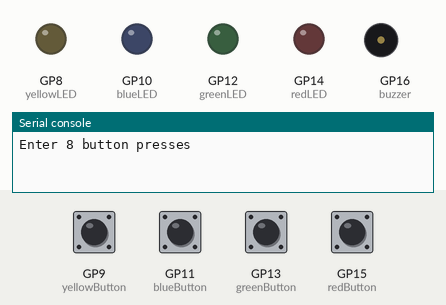
Bench run of a program on a simulated Raspberry Pi Pico running MicroPython. Shown: output pins drawn as LEDs (lit = HIGH), buzzer (waves = sounding), the last lines printed to the serial console. Inputs (shaded band) come from the test bench; at power-on: GP9 (yellowButton), GP11 (blueButton), GP13 (greenButton), GP15 (redButton) LOW.

Above: at 1.2 s.
1.3 s: GP9 (yellowButton) pulled HIGH for 0.15 s
At 1.42 s:
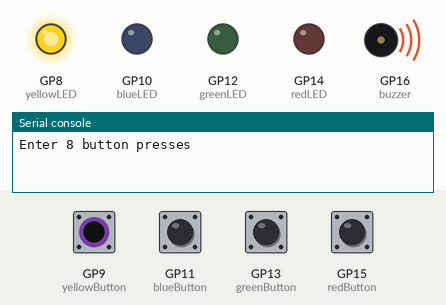
3.1 s: GP11 (blueButton) pulled HIGH for 0.15 s
At 3.22 s:
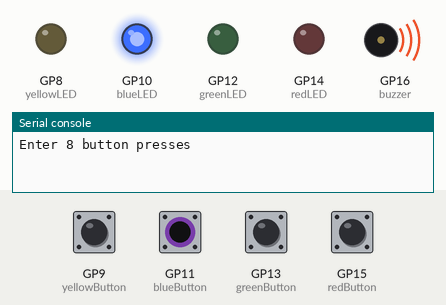
4.9 s: GP13 (greenButton) pulled HIGH for 0.15 s
At 5.02 s:
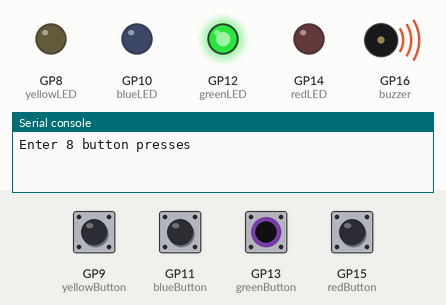
6.7 s: GP15 (redButton) pulled HIGH for 0.15 s
At 6.82 s:
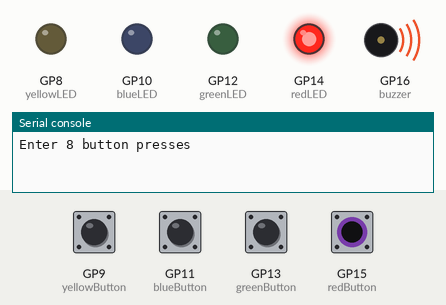
8.5 s: GP9 (yellowButton) driven HIGH and GP11 (blueButton) driven HIGH and GP13 (greenButton) driven HIGH and GP15 (redButton) driven HIGH
At 10.3 s:
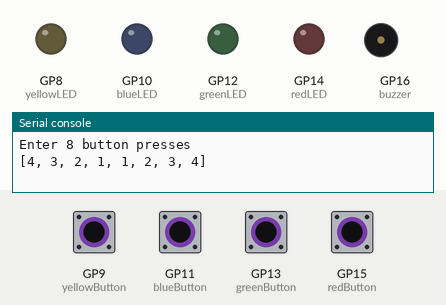
Timing chart, 0 to 11.8 s (numbered marks = the images above; inputs shaded):
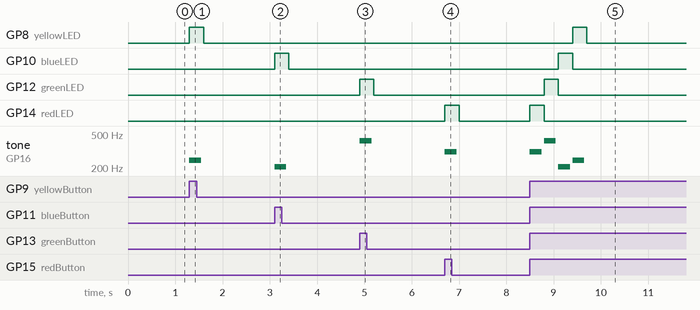

Measured:
- after the input at 1.3 s, GP8 (yellowLED): LOW → HIGH at once, → LOW 0.30 s later; tone on GP16 (buzzer): silent → 247 Hz at once, → silent 0.25 s later
- after the input at 3.1 s, GP10 (blueLED): LOW → HIGH at once, → LOW 0.30 s later; tone on GP16 (buzzer): silent → 208 Hz at once, → silent 0.25 s later
- after the input at 4.9 s, GP12 (greenLED): LOW → HIGH at once, → LOW 0.30 s later; tone on GP16 (buzzer): silent → 415 Hz at once, → silent 0.25 s later
- after the input at 6.7 s, GP14 (redLED): LOW → HIGH at once, → LOW 0.30 s later; tone on GP16 (buzzer): silent → 311 Hz at once, → silent 0.25 s later
- after the input at 8.5 s, GP8 (yellowLED): LOW → HIGH after 0.90 s, → LOW 0.30 s later; GP10 (blueLED): LOW → HIGH after 0.60 s, → LOW 0.30 s later

The program:

player_sequence.py
```python
# Pimon - building block program 3
# Code for player to enter their color/sound sequence
# Lori Pfahler
# June 2023

# import modules
from machine import Pin, I2C, PWM
from utime import sleep, sleep_ms, ticks_ms, ticks_diff
from random import randint

# setup passive buzzer pim
buzzer = PWM(Pin(16))

# function to play a note/tone on a passive buzzer using PWM
def tone(pin, frequency, duration):
    # set the pin frequency
    pin.freq(frequency)
    # use a duty cycle of 50% - can be set from 0 to 65535
    pin.duty_u16(32768)
    # hold the note for the duration needed
    sleep_ms(duration)
    # turn the sound off
    pin.duty_u16(0)
    # a little bit of sleep to create a "break' between notes
    sleep_ms(50)

# dictionary for the game buttons: 1 = red, 2 = green, 3 = blue, 4 = yellow
button_dict = {
    1 : (311, [1, 0, 0, 0]),
    2 : (415, [0, 1, 0, 0]),
    3 : (208, [0, 0, 1, 0]),
    4 : (247,  [0, 0, 0, 1])
    }

# setup the four LEDs
redLED = Pin(14, Pin.OUT)
greenLED = Pin(12, Pin.OUT)
blueLED = Pin(10, Pin.OUT)
yellowLED = Pin(8, Pin.OUT)

# setup buttons
redButton = Pin(15, Pin.IN, Pin.PULL_DOWN)
greenButton = Pin(13, Pin.IN, Pin.PULL_DOWN)
blueButton = Pin(11, Pin.IN, Pin.PULL_DOWN)
yellowButton = Pin(9, Pin.IN, Pin.PULL_DOWN)

# variables to track interrupt activation and time for debouncing
red_debounce_time = ticks_ms()
green_debounce_time = ticks_ms()
blue_debounce_time = ticks_ms()
yellow_debounce_time = ticks_ms()
red_flag = 0
green_flag = 0
blue_flag = 0
yellow_flag = 0

# interrupt function for red button
def red_handler(redButton):
    global red_debounce_time, red_flag
    if ticks_diff(ticks_ms(), red_debounce_time) > 400:
        red_flag = 1
        red_debounce_time = ticks_ms()

# interrupt function for green button
def green_handler(greenButton):
    global green_debounce_time, green_flag
    if ticks_diff(ticks_ms(), green_debounce_time) > 400:
        green_flag = 1
        green_debounce_time = ticks_ms()

# interrupt function for blue button
def blue_handler(blueButton):
    global blue_debounce_time, blue_flag
    if ticks_diff(ticks_ms(), blue_debounce_time) > 400:
        blue_flag = 1
        blue_debounce_time = ticks_ms()

# interrupt function for yellow button
def yellow_handler(yellowButton):
    global yellow_debounce_time, yellow_flag
    if ticks_diff(ticks_ms(), yellow_debounce_time) > 400:
        yellow_flag = 1
        yellow_debounce_time = ticks_ms()

# interrupt requests
redButton.irq(trigger = Pin.IRQ_RISING, handler = red_handler)
greenButton.irq(trigger = Pin.IRQ_RISING, handler = green_handler)
blueButton.irq(trigger = Pin.IRQ_RISING, handler = blue_handler)
yellowButton.irq(trigger = Pin.IRQ_RISING, handler = yellow_handler)


# initialize player_seq and set the seq_length
player_seq = []
n_seq = 8
print(f'Enter {n_seq} button presses')


try:
    while len(player_seq) < n_seq:
        if red_flag == 1:
            red_flag = 0
            player_seq.append(1)
            redLED.value(1)
            tone(buzzer, button_dict[1][0], 250)
            redLED.value(0)
        if green_flag == 1:
            green_flag = 0
            player_seq.append(2)
            greenLED.value(1)
            tone(buzzer, button_dict[2][0], 250)
            greenLED.value(0)
        if blue_flag == 1:
            blue_flag = 0
            player_seq.append(3)
            blueLED.value(1)
            tone(buzzer, button_dict[3][0], 250)
            blueLED.value(0)
        if yellow_flag == 1:
            yellow_flag = 0
            player_seq.append(4)
            yellowLED.value(1)
            tone(buzzer, button_dict[4][0], 250)
            yellowLED.value(0)

    print(player_seq)

except KeyboardInterrupt:
    redLED.value(0)
    greenLED.value(0)
    blueLED.value(0)
    yellowLED.value(0)
```
